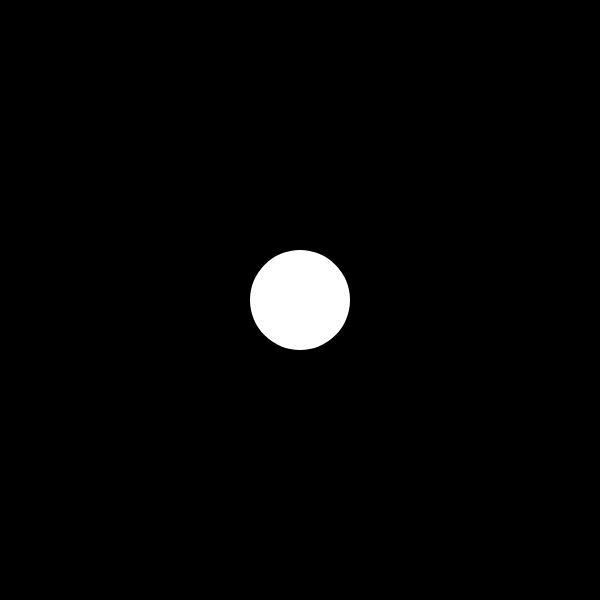
Frame 1 (no input)
Frame 60 (no input): identical to frame 1, image omitted
Frame 120 (the mouse pressed at the canvas centre since frame 60): identical to frame 1, image omitted

The p5.js sketch that drew this single still picture (run headless with seeded random() and noise() and a simulated clock; from frame 60 on, the mouse is pressed at the canvas centre):

// p5.js sketch
// ── sketch.js
function setup() {
  createCanvas(600, 600);
  
  // Max distance is across the diagonal
  diagonal = dist(0,0,width,height)
  
  // Compute coordinates of the centre of the canvas
  centreX = width/2
  centreY = height/2
}

function draw() {
  background("black");
  
  // Compute distance from mouse to centre
  //let mouseToCentre = dist(centreX, centreY, mouseX, mouseY)
  
  // Fix a size
  let size = 100
  
  // Gets bigger as we move away from centre
  //size = mouseToCentre 

  // Gets a much bigger as we move away from centre 
  //size = mouseToCentre * 10
  
  // Gets a little bigger as we move away from centre 
  //size = mouseToCentre / 10
  
  // Gets bigger as we move towards the centre
  //size = 1000/mouseToCentre 
  
  // Gets much bigger as we move towards the centre
  //size = 10000/mouseToCentre 
  
  // To make things easier and more controllable
  //size = map(mouseToCentre, 0, diagonal/2, 0, 600)
  //size = map(mouseToCentre, 0, diagonal/2, 600, 0)
  //size = map(mouseToCentre, 0, diagonal/2, 100, 20)

  // Draw a circle
  noStroke()
  fill("white")
  circle(centreX,centreY, size)
}
